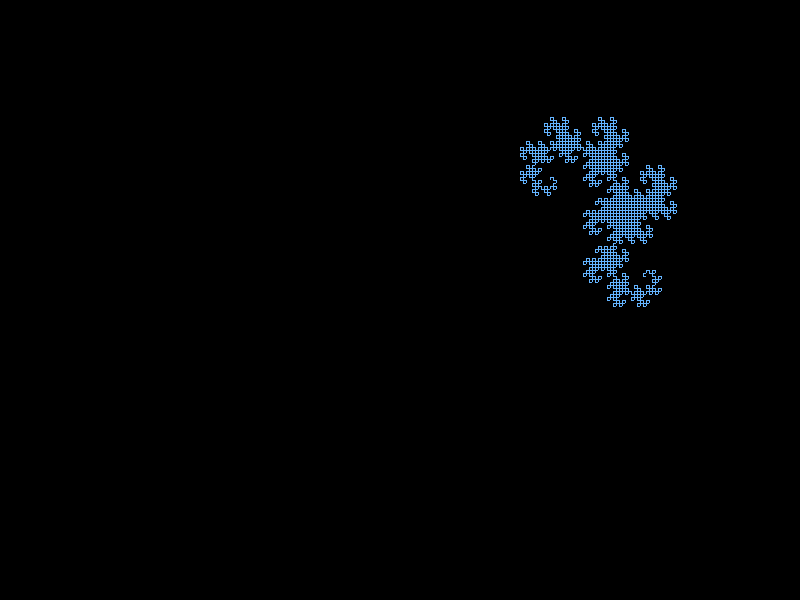

Reproduce this figure in Python.
"""
Exercise 4.1.2: Dragon Curve

Generate the Heighway dragon curve fractal using a recursive L/R sequence
and turtle graphics rendering. The dragon curve is created by repeatedly
folding a strip of paper and unfolding at 90-degree angles.

This script demonstrates:
- Recursive sequence generation (L = left turn, R = right turn)
- Turtle graphics interpretation for drawing
- Self-similar fractal patterns
"""

import numpy as np
from PIL import Image

# =============================================================================
# Direction Constants
# =============================================================================
# We use integers 0-3 to represent the four cardinal directions.
# This makes rotation simple: add 1 for clockwise, add 3 for counter-clockwise.
LEFT, UP, RIGHT, DOWN = range(4)


def turn_left(direction):
    """
    Rotate the current direction 90 degrees counter-clockwise.

    Parameters:
        direction: Current direction (0=LEFT, 1=UP, 2=RIGHT, 3=DOWN)

    Returns:
        New direction after turning left
    """
    return (direction + 3) % 4


def turn_right(direction):
    """
    Rotate the current direction 90 degrees clockwise.

    Parameters:
        direction: Current direction (0=LEFT, 1=UP, 2=RIGHT, 3=DOWN)

    Returns:
        New direction after turning right
    """
    return (direction + 1) % 4


def move_forward(canvas, position, step_size, direction, color):
    """
    Draw a line segment in the current direction on the canvas.

    Parameters:
        canvas: NumPy array representing the image
        position: Tuple (x, y) of current position
        step_size: Length of the line segment in pixels
        direction: Current direction (0=LEFT, 1=UP, 2=RIGHT, 3=DOWN)
        color: Tuple (R, G, B) for the line color

    Returns:
        New position after moving forward
    """
    x, y = position

    if direction == RIGHT:
        # Draw horizontal line to the right
        canvas[y, x:x + step_size] = color
        return (x + step_size, y)

    elif direction == LEFT:
        # Draw horizontal line to the left
        canvas[y, x - step_size:x] = color
        return (x - step_size, y)

    elif direction == UP:
        # Draw vertical line upward (y decreases)
        canvas[y - step_size:y, x] = color
        return (x, y - step_size)

    elif direction == DOWN:
        # Draw vertical line downward (y increases)
        canvas[y:y + step_size, x] = color
        return (x, y + step_size)


# =============================================================================
# Dragon Curve Sequence Generation
# =============================================================================

def invert_sequence(sequence):
    """
    Invert a sequence by swapping all L's and R's.

    This is part of the dragon curve construction rule:
    When we "unfold" the paper, the second half is the inverted reverse
    of the first half.

    Parameters:
        sequence: String of 'L' and 'R' characters

    Returns:
        Inverted sequence with L<->R swapped
    """
    return ''.join(['L' if char == 'R' else 'R' for char in sequence])


def generate_dragon_sequence(initial_turn, depth):
    """
    Generate the dragon curve sequence recursively.

    The construction rule is:
        dragon(0) = initial_turn (usually 'R')
        dragon(n) = dragon(n-1) + 'R' + reverse(invert(dragon(n-1)))

    This mimics folding a strip of paper n times, then unfolding it
    so each fold opens to 90 degrees.

    Parameters:
        initial_turn: Starting sequence (usually 'R')
        depth: Number of recursive iterations (folds)

    Returns:
        String of 'L' and 'R' characters representing the turn sequence
    """
    if depth == 0:
        return initial_turn
    else:
        # Get the sequence from the previous depth
        previous = generate_dragon_sequence(initial_turn, depth - 1)

        # The second half is the reversed, inverted previous sequence
        second_half = invert_sequence(previous[::-1])

        # Combine: previous + R (the fold point) + second_half
        return previous + 'R' + second_half


def draw_dragon_curve(canvas, sequence, start_position, step_size,
                      start_direction, color):
    """
    Render the dragon curve on a canvas using turtle graphics.

    The sequence is interpreted as:
    - Move forward one step
    - Turn according to the character ('L' = left, 'R' = right)
    - Repeat for each character
    - Move forward one final step

    Parameters:
        canvas: NumPy array to draw on
        sequence: String of 'L' and 'R' turn instructions
        start_position: Tuple (x, y) starting coordinates
        step_size: Pixel length of each forward movement
        start_direction: Initial direction (UP, DOWN, LEFT, RIGHT)
        color: RGB tuple for the line color
    """
    position = start_position
    direction = start_direction

    # Draw each segment, turning after each one
    for turn in sequence:
        position = move_forward(canvas, position, step_size, direction, color)

        if turn == 'R':
            direction = turn_right(direction)
        else:
            direction = turn_left(direction)

    # Draw the final segment
    position = move_forward(canvas, position, step_size, direction, color)


# =============================================================================
# Main Script
# =============================================================================

if __name__ == "__main__":
    # Canvas dimensions (slightly rectangular to fit the dragon shape)
    height, width = 600, 800

    # Create a black canvas
    canvas = np.zeros((height, width, 3), dtype=np.uint8)

    # Dragon curve parameters
    depth = 10                    # Number of recursive iterations (folds)
    step_size = 3                 # Pixel size of each line segment
    start_position = (550, 180)   # Starting (x, y) position - tuned for this depth
    start_direction = UP          # Initial direction to face

    # Color: light blue (a classic dragon curve color)
    dragon_color = (100, 180, 255)

    # Generate the turn sequence
    sequence = generate_dragon_sequence('R', depth)
    print(f"Dragon curve depth {depth}: {len(sequence)} turns")
    print(f"Sequence preview: {sequence[:50]}...")

    # Draw the dragon curve
    draw_dragon_curve(canvas, sequence, start_position, step_size,
                      start_direction, dragon_color)

    # Save the image
    image = Image.fromarray(canvas)
    image.save('dragon_curve.png')
    print("Image saved as dragon_curve.png")
